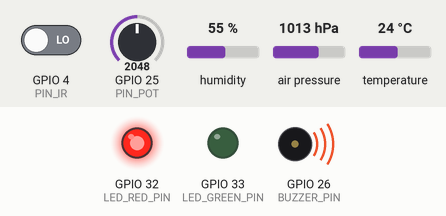
Recording of a program running on a simulated ESP32. On the bench: output pins drawn as LEDs (lit = HIGH), buzzer (waves = sounding, pin HIGH). The inputs (shaded band) are chosen by the test bench; at power-on: GPIO 4 (PIN_IR) LOW, GPIO 25 (PIN_POT) = 2048, humidity 55 %, air pressure 1013 hPa, temperature 24 °C (analog values on the 0–4095 scale). What the program prints to the serial monitor is not drawn.

Above: at 0.3 s.
Timing chart, 0 to 1.8 s (numbered marks = the images above):
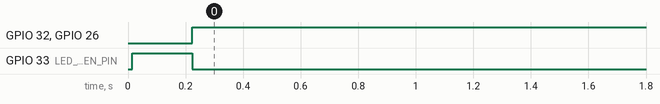

Measured:
- by itself, GPIO 32 (LED_RED_PIN), GPIO 26 (BUZZER_PIN): LOW → HIGH at 0.22 s
- by itself, GPIO 33 (LED_GREEN_PIN): LOW → HIGH at 0.01 s, → LOW 0.21 s later

The program:

main.cpp
```cpp
#include <Arduino.h>
#include <Wire.h>
#include <Adafruit_BME280.h>

/*
  Atelier Jour 3 - Physical AI
  By : Hafida Belayd
  Acquisition multi-capteurs avec FreeRTOS

  Capteurs utilisés :
  - BME280 : température, humidité, pression via I2C
  - Potentiomètre : signal analogique contrôlable via ADC
  - Capteur infrarouge : obstacle via GPIO digital

  Sorties :
  - LED verte : système OK
  - LED rouge : alerte
  - Buzzer : alerte sonore
*/

//  Pins

const int PIN_POT = 25;          // ADC / Potentiomètre
const int PIN_IR = 4;           // GPIO digital / Capteur infrarouge

const int LED_GREEN_PIN = 33;    // LED OK
const int LED_RED_PIN = 32;      // LED Alerte
const int BUZZER_PIN = 26;       // Buzzer

//  Seuils

const float TEMP_THRESHOLD = 23.0;     // Seuil température
const int POT_THRESHOLD = 3000;        // Seuil potentiomètre

// Dans notre cas : IR = 0 sans obstacle, IR = 1 avec obstacle
const int IR_OBSTACLE_STATE = HIGH;

//  Capteur BME280

Adafruit_BME280 capteur;
bool bmeDetecte = false;

//  Mutex

SemaphoreHandle_t dataMutex;

//  Structure des données

struct SensorData {
  bool bmeOK;

  float temperature;
  float humidite;
  float pression;

  int potRaw;
  int potFiltered;
  float potVoltage;

  int irState;

  unsigned long lastBmeMs;
  unsigned long lastPotMs;
  unsigned long lastIrMs;
};

SensorData data = {
  false,
  0.0,
  0.0,
  0.0,
  0,
  0,
  0.0,
  0,
  0,
  0,
  0
};

//  Prototypes des Tasks

void taskLireBME280(void *pvParameters);
void taskLirePotentiometre(void *pvParameters);
void taskLireIRSensor(void *pvParameters);
void taskSupervision(void *pvParameters);

//  Fonction de filtrage ADC

int readAverageADC(int pin, int samples = 5) {
  long somme = 0;

  for (int i = 0; i < samples; i++) {
    somme += analogRead(pin);
    vTaskDelay(pdMS_TO_TICKS(2));
  }

  return somme / samples;
}

//  Setup

void setup() {
  Serial.begin(115200);
  Wire.begin();

  analogReadResolution(12);

  pinMode(PIN_POT, INPUT);
  pinMode(PIN_IR, INPUT_PULLUP);

  pinMode(LED_GREEN_PIN, OUTPUT);
  pinMode(LED_RED_PIN, OUTPUT);
  pinMode(BUZZER_PIN, OUTPUT);

  digitalWrite(LED_GREEN_PIN, LOW);
  digitalWrite(LED_RED_PIN, LOW);
  digitalWrite(BUZZER_PIN, LOW);

  Serial.println("--- Atelier Jour 3 : Acquisition multi-capteurs ---");

  // Initialisation du BME280
  if (capteur.begin(0x76) || capteur.begin(0x77)) {
    bmeDetecte = true;
    data.bmeOK = true;
    Serial.println("BME280 détecté avec succès.");
  } else {
    bmeDetecte = false;
    data.bmeOK = false;
    Serial.println("Erreur : BME280 introuvable.");
  }

  // Création du Mutex
  dataMutex = xSemaphoreCreateMutex();

  if (dataMutex == NULL) {
    Serial.println("Erreur : Mutex non créé !");
    while (true);
  }

  Serial.println("Fréquences cibles :");
  Serial.println("BME280         : 1 Hz");
  Serial.println("Potentiomètre  : 10 Hz");
  Serial.println("IR sensor      : 20 Hz");
  Serial.println("Supervision    : 5 Hz");
  Serial.println("-------");

  // Task 1 : lecture BME280
  xTaskCreatePinnedToCore(
    taskLireBME280,
    "Lecture BME280",
    4096,
    NULL,
    1,
    NULL,
    1
  );

  // Task 2 : lecture Potentiomètre
  xTaskCreatePinnedToCore(
    taskLirePotentiometre,
    "Lecture Potentiometre",
    2048,
    NULL,
    1,
    NULL,
    1
  );

  // Task 3 : lecture IR sensor
  xTaskCreatePinnedToCore(
    taskLireIRSensor,
    "Lecture IR",
    2048,
    NULL,
    1,
    NULL,
    1
  );

  // Task 4 : supervision, alerte et journalisation
  xTaskCreatePinnedToCore(
    taskSupervision,
    "Supervision",
    4096,
    NULL,
    1,
    NULL,
    1
  );
}

//  Loop

void loop() {
  // Vide, car tout le travail est géré par les Tasks FreeRTOS
}

//  TASK 1 : Lecture BME280

void taskLireBME280(void *pvParameters) {
  while (true) {
    if (bmeDetecte) {
      float t = capteur.readTemperature();
      float h = capteur.readHumidity();
      float p = capteur.readPressure() / 100.0F;

      if (!isnan(t) && !isnan(h) && !isnan(p)) {
        if (xSemaphoreTake(dataMutex, portMAX_DELAY) == pdTRUE) {
          data.temperature = t;
          data.humidite = h;
          data.pression = p;
          data.bmeOK = true;
          data.lastBmeMs = millis();

          xSemaphoreGive(dataMutex);
        }
      } else {
        if (xSemaphoreTake(dataMutex, portMAX_DELAY) == pdTRUE) {
          data.bmeOK = false;
          xSemaphoreGive(dataMutex);
        }
      }
    } else {
      if (xSemaphoreTake(dataMutex, portMAX_DELAY) == pdTRUE) {
        data.bmeOK = false;
        xSemaphoreGive(dataMutex);
      }
    }

    // BME280 est un capteur lent : lecture chaque 1 seconde = 1 Hz
    vTaskDelay(pdMS_TO_TICKS(1000));
  }
}

//  TASK 2 : Lecture Potentiomètre

void taskLirePotentiometre(void *pvParameters) {
  while (true) {
    int raw = analogRead(PIN_POT);
    int filtered = readAverageADC(PIN_POT, 5);

    // Conversion approximative ADC → tension
    float voltage = (filtered / 4095.0) * 3.3;

    if (xSemaphoreTake(dataMutex, portMAX_DELAY) == pdTRUE) {
      data.potRaw = raw;
      data.potFiltered = filtered;
      data.potVoltage = voltage;
      data.lastPotMs = millis();

      xSemaphoreGive(dataMutex);
    }

    // Lecture chaque 100 ms = 10 Hz
    vTaskDelay(pdMS_TO_TICKS(100));
  }
}

//  TASK 3 : Lecture IR sensor

void taskLireIRSensor(void *pvParameters) {
  while (true) {
    int ir = digitalRead(PIN_IR);

    if (xSemaphoreTake(dataMutex, portMAX_DELAY) == pdTRUE) {
      data.irState = ir;
      data.lastIrMs = millis();

      xSemaphoreGive(dataMutex);
    }

    // Lecture chaque 50 ms = 20 Hz
    vTaskDelay(pdMS_TO_TICKS(50));
  }
}

//  TASK 4 : Supervision + Alerte + Log

void taskSupervision(void *pvParameters) {
  while (true) {
    SensorData copie;

    // On copie les données protégées par Mutex
    if (xSemaphoreTake(dataMutex, portMAX_DELAY) == pdTRUE) {
      copie = data;
      xSemaphoreGive(dataMutex);
    }

    bool alertTemp = false;
    bool alertPot = false;
    bool alertObstacle = false;
    bool errorSensor = false;

    if (!copie.bmeOK) {
      errorSensor = true;
    }

    if (copie.bmeOK && copie.temperature > TEMP_THRESHOLD) {
      alertTemp = true;
    }

    if (copie.potFiltered > POT_THRESHOLD) {
      alertPot = true;
    }

    if (copie.irState == IR_OBSTACLE_STATE) {
      alertObstacle = true;
    }

    bool alert = errorSensor || alertTemp || alertPot || alertObstacle;

    // Gestion des LEDs et du buzzer
    if (alert) {
      digitalWrite(LED_GREEN_PIN, LOW);
      digitalWrite(LED_RED_PIN, HIGH);
      digitalWrite(BUZZER_PIN, HIGH);
    } else {
      digitalWrite(LED_GREEN_PIN, HIGH);
      digitalWrite(LED_RED_PIN, LOW);
      digitalWrite(BUZZER_PIN, LOW);
    }

    // Journalisation dans le moniteur série
    Serial.print("[");
    Serial.print(millis());
    Serial.print(" ms] ");

    if (copie.bmeOK) {
      Serial.print("Temp=");
      Serial.print(copie.temperature);
      Serial.print(" °C");

      Serial.print(" | Hum=");
      Serial.print(copie.humidite);
      Serial.print(" %");

      Serial.print(" | Pression=");
      Serial.print(copie.pression);
      Serial.print(" hPa");
    } else {
      Serial.print("BME280=ERROR");
    }

    Serial.print(" | PotRaw=");
    Serial.print(copie.potRaw);

    Serial.print(" | PotFiltered=");
    Serial.print(copie.potFiltered);

    Serial.print(" | PotVoltage=");
    Serial.print(copie.potVoltage);
    Serial.print(" V");

    Serial.print(" | IR=");
    Serial.print(copie.irState);

    Serial.print(" | Status=");

    if (errorSensor) {
      Serial.println("ERROR_SENSOR");
    } else if (alertTemp) {
      Serial.println("ALERT_TEMP");
    } else if (alertPot) {
      Serial.println("ALERT_POT");
    } else if (alertObstacle) {
      Serial.println("ALERT_OBSTACLE");
    } else {
      Serial.println("OK");
    }

    // Supervision chaque 200 ms = 5 Hz
    vTaskDelay(pdMS_TO_TICKS(200));
  }
}

/*
  Explication FreeRTOS :

  Mutex :
  Il est utilisé pour protéger les données partagées entre plusieurs Tasks.
  Dans ce code, les données des capteurs sont stockées dans la structure "data".
  Comme plusieurs Tasks lisent et écrivent dans cette structure, on utilise un Mutex
  pour éviter que deux Tasks y accèdent en même temps.

  Tasks utilisées :
  - taskLireBME280          : lit la température, l'humidité et la pression chaque 1 seconde.
  - taskLirePotentiometre  : lit la valeur analogique du potentiomètre chaque 100 ms.
  - taskLireIRSensor       : lit l'état du capteur infrarouge chaque 50 ms.
  - taskSupervision        : compare les valeurs aux seuils, active les LEDs/buzzer et affiche le log.

  Fréquences :
  - BME280         = 1 Hz
  - Potentiomètre  = 10 Hz
  - IR sensor      = 20 Hz
  - Supervision    = 5 Hz

  Logique :
  - Si tout est normal : LED verte ON, LED rouge OFF, buzzer OFF.
  - Si température > 23°C : alerte température.
  - Si potentiomètre > 3000 : alerte potentiomètre.
  - Si obstacle détecté : alerte obstacle.
  - Si BME280 introuvable : erreur capteur.

  Rôle du potentiomètre :
  Le potentiomètre est utilisé comme un signal analogique contrôlable.
  Il permet de simuler une variation manuelle, par exemple un niveau de tension,
  d'énergie ou d'intensité. Lorsque sa valeur dépasse le seuil défini,
  le système déclenche une alerte.
*/
```
